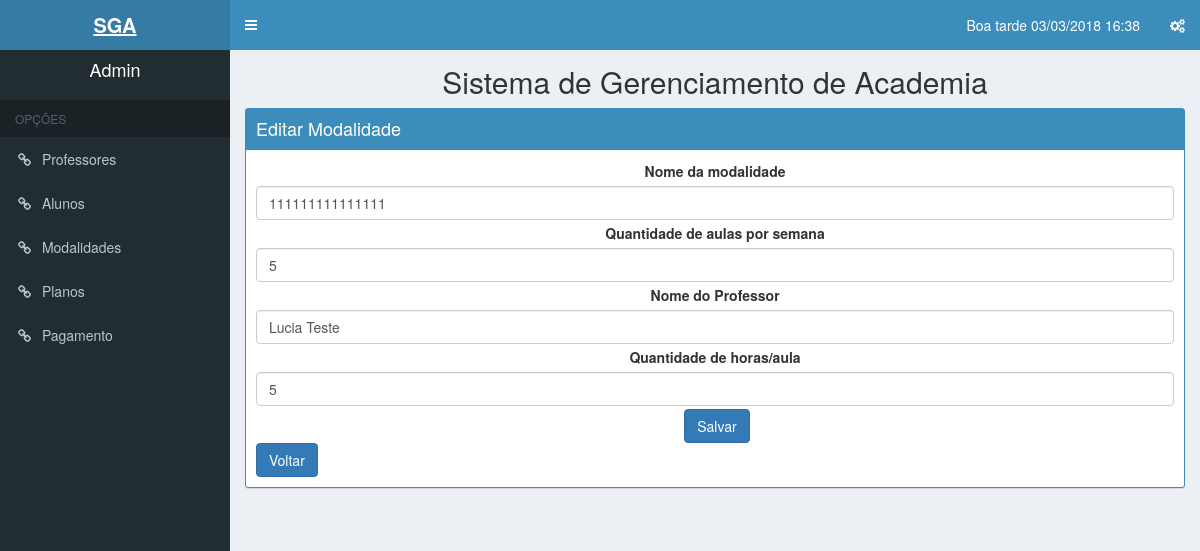
Screenshot of /Views/modalidadeEdit.php?cd_modalidade=4 (signed in) with the database file from the repository.
### tables this page shows
CREATE TABLE `modalidade` (
  `cd_modalidade` int(11) NOT NULL,
  `nm_modalidade` varchar(30) NOT NULL,
  `qt_aulasem` int(5) NOT NULL,
  `qt_hraula` int(5) NOT NULL,
  `nm_professor` varchar(50) NOT NULL
);

### controllers/buscarModalidade.php (called while the page is built, shortened)
<?php
    $cd_modalidade = isset($_GET['cd_modalidade'])? (int) $_GET['cd_modalidade']: null;
    $PDO = db_connect();
    $sql = "SELECT cd_modalidade,
            nm_modalidade,
            qt_aulasem,
            nm_professor,
            qt_hraula
            FROM modalidade
            WHERE cd_modalidade = '$cd_modalidade'";
    $stmt = $PDO->prepare($sql);
    $stmt->bindParam(':cd_modalidade', $cd_modalidade, PDO::PARAM_INT);
    $stmt->execute();
    $user = $stmt->fetch(PDO::FETCH_ASSOC);
?>

### Views/modalidadeEdit.php (the view, shortened to what this page needs)
<?php
    include ('../controllers/buscarModalidade.php');
    include ('header.php');
?>
        <h2 class="center">Sistema de Gerenciamento de Academia</h2>
        <div class="box box-solid box-primary">
            <div class="box-header with-border">
                <h3 class="box-title">Editar Modalidade</h3>
            </div>
            <div class="box-body">
                <form action="../controllers/editarModalidade.php?cd_modalidade=<?php echo $user['cd_modalidade'] ?>" method="POST"  align='middle'>
			    	<div class="form-group">
			    		<label for="nomemodalidade">Nome da modalidade</label>
			        	<input class="form-control" type="text" id="nomemodalidade" value="<?php echo $user['nm_modalidade'];?>" name="nomemodalidade"/>
			    	</div>
			    	<div class="form-group">
			    		<label for="qtaulassemana">Quantidade de aulas por semana</label>
                                        <input class="form-control" type="number" min="1" max="5" id="qtaulassemana" name="qtaulassemana" value="<?php echo $user['qt_aulasem']?>">
			    	</div>
                                <div class="form-group">
			    		<label for="nomeprofessor">Nome do Professor</label>
                                        <input class="form-control" type="text" id="nomeprofessor" name="nomeprofessor" value="<?PHP echo $user['nm_professor'] ?>">
			    	</div>
			    	<div class="form-group">
			    		<label for="quthorasaula">Quantidade de horas/aula</label>
                                        <input class="form-control" type="number" min="1" max="5" id="qthorasaula" name="qthorasaula" value="<?php echo $user['qt_hraula']?>">
			    	</div>
			        <button class="btn btn-primary" id="salvar" >Salvar</button>
			    </form>
                <a href="modalidade.php"><button class="btn btn-primary" id="voltar" >Voltar</button></a>
			</div>
		</div>
<?php include 'footer.php'; ?>

### rows the page displays
modalidade: nomemodalidade "111111111111111", qtaulassemana "5", nomeprofessor "Lucia Teste", qthorasaula "5"

### other values shown
dataatual() "Boa tarde 03/03/2018 16:38"
$_SESSION['user_name'] "Admin"
